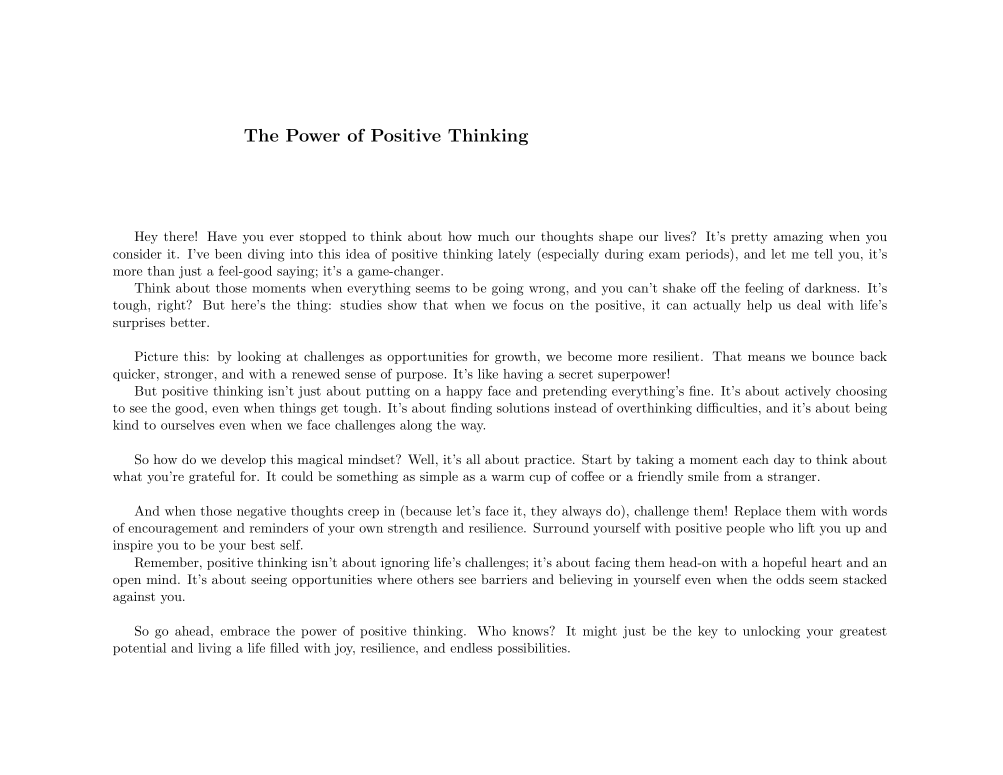
#> input picture eyetracking_project/code/gaze_metrics/Image1.jpeg, 2005 x 1549 px (shown at 1/2 size)
$ jupyter execute --allow-errors gaze_metrics.ipynb
#> lines starting #> are read from the running program, lines starting #| are printed output that depends on the picture
[cell 1]
import pandas as pd
import numpy as np
import math
import matplotlib.pyplot as plt
import matplotlib.image as mpimg
from PIL import Image
import numpy as np
import seaborn as sns

[cell 2]
# CONSTANTS
DISPSIZE = (2560, 1440) # Display Resolution
DISPSIZE = (1280, 990) # Display Resolution
MAXIMAL_DISTANCE = 25 # Eucledian Distance Fixation Calculation (Dispersion)
MINIMAL_DURATION = 50 # Minimal duration to be considered a fixation in milliseconds (typically 50 - 200)

# [64 lines left out: functions prepare_raw_data, get_xy_coordinates, event_detecting_smoothing, get_fixations, not called in this run]


''' Fixation Algorithm'''

class Point:
    def __init__(self, x, y):
        self.x = x
        self.y = y


def calculate_distance(point1, point2):
    # Calculate the Euclidean distance between two points
    return ((point1.x - point2.x) ** 2 + (point1.y - point2.y) ** 2) ** 0.5

# [55 lines left out: functions calculate_weighted_mean, FilterDataWithFixations_weighted_mean, not called in this run]


''' Helper Functions'''

# Monoccular
def filter_valid_entries(dataframe):
    valid_rows = dataframe[(dataframe['left_gaze_point_validity'] == 1) | (dataframe['right_gaze_point_validity'] == 1)]
    return valid_rows


# [83 lines left out: functions compute_mean_gaze_point, filterOffDisplayValues, getTimestampsInMilliseconds, getXGazePointsAsPixel, getYGazePointsAsPixel, not called in this run]


def calculate_isd(df):
    df['InterSampleDuration_DS'] = df["timestamp_system"].diff().fillna(0) / 1000
    return df

# [196 lines left out: functions remove_noise_df, replace_outliers_with_median, add_velocity_df, calculate_velocity, mark_events_saccade_blink_noise, smooth_gaze_data and 2 more, not called in this run]

[cell 3]
import pandas as pd

datafile_pdf_path = '../../data/pdfs'
# oc_path = 'oc_articles/rotated'
# data = "logfiles_article_rotated_rotated.pdf_2024-03-12_13-50-21/1.log"
# data = f'{datafile_pdf_path}/{oc_path}/{data}'
data = f'{datafile_pdf_path}/infancy eye tracking/logfiles_Eye Tracking in Infancy Research.pdf_2024-03-14_14-02-11/1.log'
#> (the rest of this cell did not finish here and is left out)

# Area of Interests Detections

[cell 4]
# need to install opencv additionally
import cv2
import pytesseract
from PIL import Image

def detect_para_aoi(image_path, display_size):
    # Read the image
    image = cv2.imread(image_path)

    # Convert the image to RGB (PIL format)
    image = cv2.cvtColor(image, cv2.COLOR_BGR2RGB)

    # Use PyTesseract to extract text and bounding boxes
    hImg, wImg, _ = image.shape
    boxes = pytesseract.image_to_data(image)


    # [36 lines left out: function group_into_paragraphs, not called in this run]
    # Initialize a list to store paragraph coordinates
    paragraphs = []

    # Process the output
    for x, b in enumerate(boxes.splitlines()):
        if x != 0:
            b = b.split()


            if len(b) == 12:
                x, y, w, h = int(b[6]), int(b[7]), int(b[8]), int(b[9])
                # Here, you need to implement logic to group these boxes into paragraphs
                # For simplicity, let's just consider each box a paragraph
                paragraphs.append((x, y, w, h))

    # Group into paragraphs
    line_threshold = 25  # maximum pixel distance between lines in the same paragraph
    #para_threshold = 45  # maximum pixel distance to separate paragraphs
    paragraphs = group_into_paragraphs(paragraphs, line_threshold)

    # Now, `paragraphs` list contains coordinates of each 'paragraph'
    paragraphs.sort(key=lambda b: b[1])
    para_AOI = {}
    for index, para in enumerate(paragraphs):
        key = f"para_AOI_{index+1}"
        para_AOI[key] = para
    return para_AOI

[cell 5]
image_path = 'Image1.jpeg'
img = Image.open(image_path)
#> img is the input picture: PIL image 2005x1549 RGB; min 0, max 255, mean 247.6
img = img.resize(DISPSIZE, Image.LANCZOS)
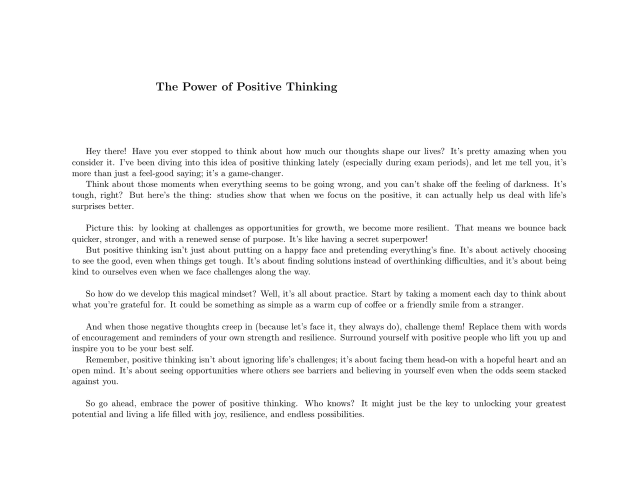
#> img: PIL image 1280x990 RGB (shown at 1/2 size); min 0, max 255, mean 247.1
img.save("temp.png")

#> (the rest of this cell did not finish here and is left out)

print(para_AOI)

[cell 6]
import matplotlib.pyplot as plt
import matplotlib.patches as patches

# [8 lines left out: function caluclate_fixation_count_AOI, not called in this run]

display_size = DISPSIZE
image_path = 'temp.png'
image = Image.open(image_path)
image= image.resize((display_size[0], display_size[1]), Image.LANCZOS)

fig, ax = plt.subplots()
ax.imshow(image)
#> (the rest of this cell did not finish here and is left out)

[cell 7]
import cv2
import pytesseract
from PIL import Image

def detect_line_aoi(image_path, display_size):
    # Read the image
#> called with image_path = 'temp.png', display_size = (1280, 990)
    image = cv2.imread('temp.png')

    # Convert the image to RGB (PIL format)
    image = cv2.cvtColor(image, cv2.COLOR_BGR2RGB)

    # Use PyTesseract to extract text and bounding boxes
    hImg, wImg, _ = image.shape
#> hImg = 990; wImg = 1280
    boxes = pytesseract.image_to_data(image)

    # [36 lines left out: function group_into_lines, not called in this run]

    # Initialize a list to store line coordinates
    lines = []

    # Process the output
    for x, b in enumerate(boxes.splitlines()):
        if x != 0:
            b = b.split()
            if len(b) == 12:
                x, y, w, h = int(b[6]), int(b[7]), int(b[8]), int(b[9])
                lines.append((x, y, w, h))

    # Group into lines
    line_threshold = 5  # maximum pixel distance between lines
    lines = group_into_lines(lines, line_threshold)

    # Now, `lines` list contains coordinates of each line

    lines.sort(key=lambda b: b[1])
    line_AOI = {}
    for index, line in enumerate(lines):
        key = f"Line_AOI_{index+1}"
        line_AOI[key] = line
    return line_AOI

[cell 8]
image_path = 'Image1.jpeg'
img = Image.open(image_path)
img = img.resize(DISPSIZE, Image.LANCZOS)
img.save("temp.png")

#> (the rest of this cell did not finish here and is left out)

[cell 9]
import matplotlib.pyplot as plt
import matplotlib.patches as patches


# [8 lines left out: function caluclate_fixation_count_AOI, not called in this run]

image_path = 'temp.png'
image = Image.open(image_path)
image= image.resize(DISPSIZE, Image.LANCZOS)

fig, ax = plt.subplots()
ax.imshow(image)
#> (the rest of this cell did not finish here and is left out)

#> (a cell that did not finish here is left out)

# newly added functions

[cell 11]
# [55 lines left out: functions caluclate_fixation_count_AOI, calculate_fixation_rate_AOI, calculate_fixation_spatial_density, calculate_fixation_time, calculate_saccades, not called in this run]

# declaring GRIDs

[cell 12]
# creating grid cells
cells = {}
cell_counts = 1
grid_x = 0
grid_width = 250
grid_height = 140
for row in range(10):
    grid_y = 0
    for col in range(10):
        cell = f'cell_{cell_counts}'
        cells[cell] = [grid_x, grid_y, grid_width, grid_height]
        grid_y = grid_y + 14
        cell_counts = cell_counts + 1
    grid_x = grid_x + 25

# code starts from here
# calculating number of fixations and cells
#> (the rest of this cell did not finish here and is left out)
